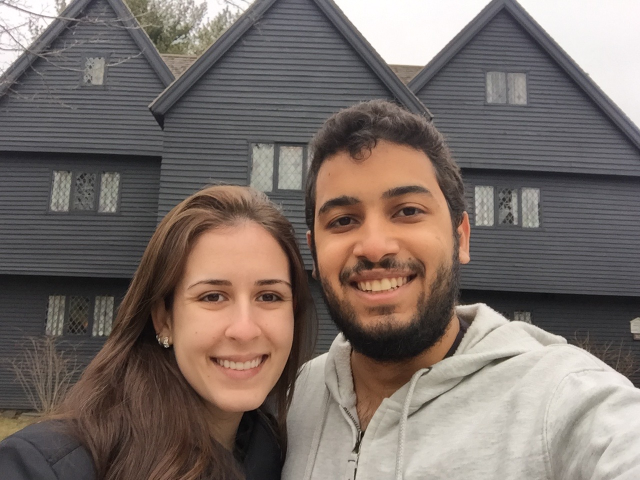
#> input picture data/images/pedro-milena.jpg, 1280 x 960 px, found by its file name (shown at 1/2 size); its folder holds 4 pictures in this run
$ jupyter execute --allow-errors detect_faces.ipynb   (shell and % lines are left out)
#> lines starting #> are read from the running program, lines starting #| are printed output that depends on the picture; after the words box and inside, x2 and y2 are one past the last pixel; in counts of white or black regions, pixels touching at a corner belong together
### src/detect_face/face_detector.py
import cv2
import numpy as np

class FaceDetector:
    def __init__(self, extractor_path):
        self.path = extractor_path
        self.face_detector = cv2.CascadeClassifier(extractor_path)

    def detect_faces(self, frame, scaleFactor=1.3, minNeighbors=1, minSize=(30, 30)):
        rects = self.face_detector.detectMultiScale(frame,
                                                    scaleFactor=scaleFactor,
                                                    minNeighbors=minNeighbors,
                                                    minSize=minSize,
                                                    flags=cv2.CASCADE_SCALE_IMAGE)

        return rects

    @staticmethod
    def extract_faces(frame, rects, size=(160, 160)):
        nrof_images = len(rects)
        images = np.zeros((nrof_images, *size, 3), dtype=np.uint8)

        for idx, (x, y, w, h) in enumerate(rects):
            h_margin = int(0.1*w)
            v_margin = int(0.1*h)

            cropped_image = frame[y:y+h, x:x+w]
            images[idx,:,:,:] = cv2.resize(cropped_image, size)

        return images

### notebooks/detect_faces.ipynb
# Import Modules

[cell 1]
import os
import cv2
from scipy import misc
import matplotlib.pyplot as plt
import numpy as np

plt.rcParams['figure.figsize'] = (15.0, 12.0)

# Connecting with Google Drive

Connecting with Google Drive with `google.colab` and changing the current directory to the **Face Recognition**.

[cell 2]
from google.colab import drive
drive.mount('/gdrive')

[cell 3]
os.chdir('/gdrive/My Drive/FaceRecognition')

# Loading Images

Loading 2 sample images: one with **multiple faces** on the same image and another one with only **one face** (using sunglasses).

#> (a cell that did not finish here is left out)

[cell 5]
os.listdir('data/images/')

[cell 6]
multiple_path = '/gdrive/My Drive/FaceRecognition/data/images/pedro-milena.jpg'
single_path = '/gdrive/My Drive/FaceRecognition/data/images/paula.jpeg'

multiple_image = cv2.imread(multiple_path)
#> multiple_image is the input picture: shape (960, 1280, 3); mean B, G, R 104.7, 110.5, 122
single_image = cv2.imread(single_path)
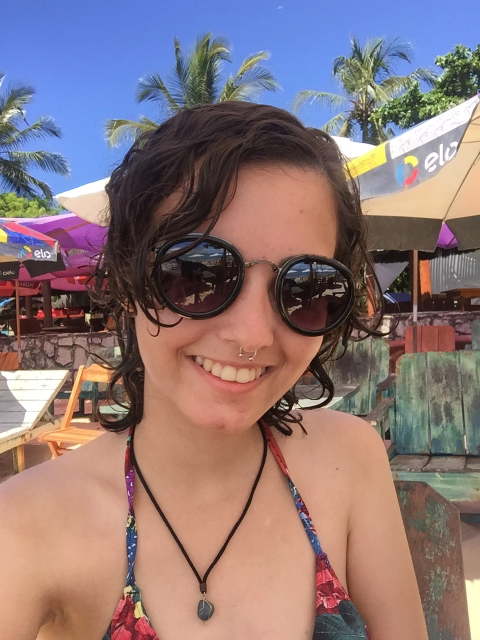
#> input picture data/images/paula.jpeg, 960 x 1280 px, found by its file name (shown at 1/2 size)
#> single_image is the input picture: shape (1280, 960, 3); mean B, G, R 120.3, 118.1, 139.3

[cell 7]
multiple_rgb = cv2.cvtColor(multiple_image, cv2.COLOR_BGR2RGB)
multiple_gray = cv2.cvtColor(multiple_image, cv2.COLOR_BGR2GRAY)

single_rgb = cv2.cvtColor(single_image, cv2.COLOR_BGR2RGB)
single_gray = cv2.cvtColor(single_image, cv2.COLOR_BGR2GRAY)
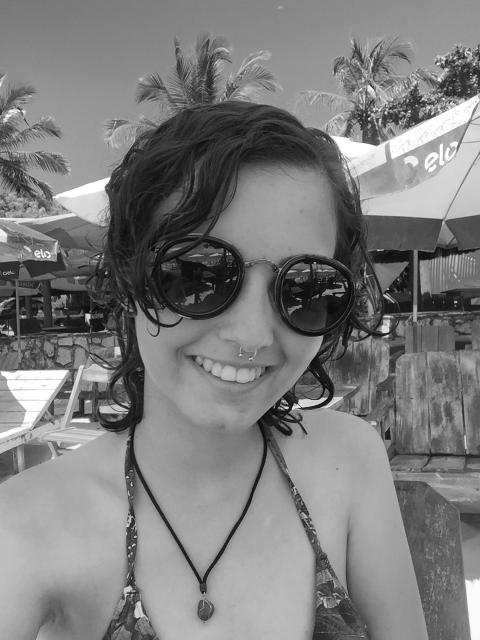
#> single_gray: shape (1280, 960) (shown at 1/2 size); min 1, max 255, mean 124.7

[cell 8]
plt.figure(figsize=(12.0, 10.0))
plt.imshow(multiple_rgb)
plt.title('Multiple People')
plt.axis('off')

[cell 9]
plt.figure(figsize=(12.0, 10.0))
plt.imshow(single_rgb)
plt.axis('off')
plt.title('Single Person')

# Detecting Faces

Using a pre-trained **Haar Cascade** model provided by OpenCV to detect faces on images.

[cell 10]
# Loading the pre-trained model
face_cascade = cv2.CascadeClassifier('/gdrive/My Drive/FaceRecognition/models/HaarCascade/haarcascade_frontalface_default.xml')

[cell 11]
# Reading the image, testing on the multiple people first
multiple_image = cv2.imread(multiple_path)
multiple_original = multiple_image.copy()
multiple_original = cv2.cvtColor(multiple_original, cv2.COLOR_BGR2RGB)
gray_multiple = cv2.cvtColor(multiple_image, cv2.COLOR_BGR2GRAY)

# Detecting faces
multiple_faces = face_cascade.detectMultiScale(gray_multiple, 1.3, 5, flags=cv2.CASCADE_SCALE_IMAGE)
#> multiple_faces = [[642, 785, 82, 82], [311, 470, 336, 336], [557, 281, 378, 378]]

[cell 12]
for (x, y, w, h) in multiple_faces:
  cv2.rectangle(multiple_image, (x, y), (x+w, y+h), (0, 255, 0), 2)
  roi_gray = gray_multiple[y:y+h, x:x+w]
  roi_color = multiple_image[y:y+h, x:x+w]
#> this loop made 3 passes
#> pass 1, `roi_color = multiple_image[y:y+h, x:x+w]`:
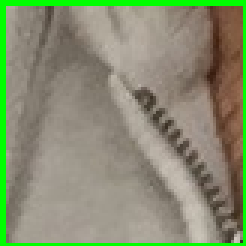
#> roi_color: shape (82, 82, 3) (shown 3 times larger); mean B, G, R 112.2, 141.9, 134
#> after the loop:
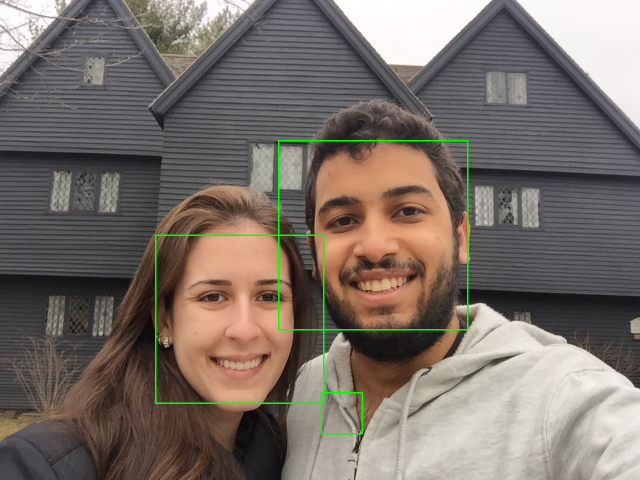
#> multiple_image: shape (960, 1280, 3) (shown at 1/2 size); 0.77% of pixels changed, all inside (x1, y1, x2, y2) = (310, 280, 937, 869)

[cell 13]
multiple_rgb = cv2.cvtColor(multiple_image, cv2.COLOR_BGR2RGB)

plt.figure(figsize=(15.0, 12.0))
plt.imshow(multiple_rgb)
plt.axis('off')
plt.title('Detecting Multiple Faces')

[cell 14]
single_image = cv2.imread(single_path)
single_original = single_image.copy()
single_gray = cv2.cvtColor(single_image, cv2.COLOR_BGR2GRAY)

single_face = face_cascade.detectMultiScale(single_gray, 1.3, 1)
#> single_face = [[222, 373, 559, 559]]

[cell 15]
for (x, y, w, h) in single_face:
  cv2.rectangle(single_image, (x, y), (x+w, y+h), (0, 255, 0), 2)
  roi_gray = single_gray[y:y+h, x:x+w]
  roi_color = single_image[y:y+h, x:x+w]
#> this loop made 1 pass
#> pass 1, `roi_gray = single_gray[y:y+h, x:x+w]`:
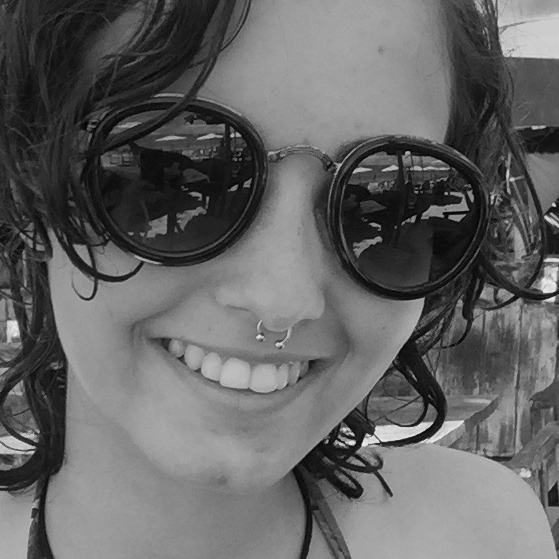
#> roi_gray: shape (559, 559); min 1, max 247, mean 99.9
#> pass 1, `roi_color = single_image[y:y+h, x:x+w]`:
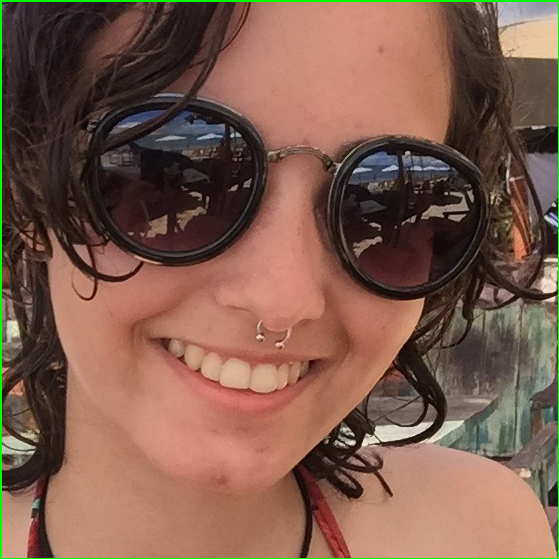
#> roi_color: shape (559, 559, 3); mean B, G, R 76.4, 92.1, 125.8
#> after the loop:
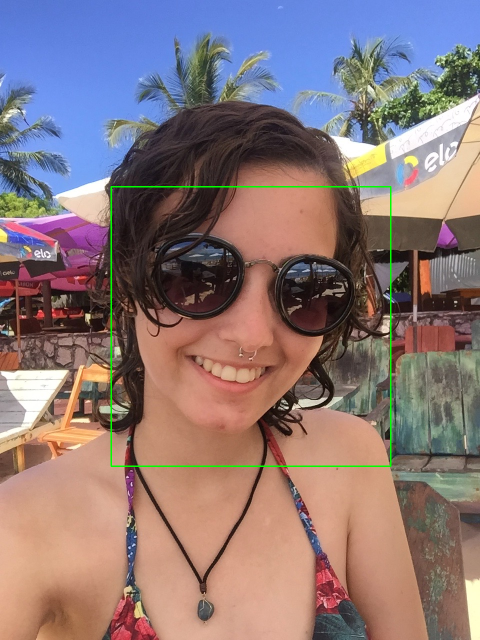
#> single_image: shape (1280, 960, 3) (shown at 1/2 size); 0.55% of pixels changed, all inside (x1, y1, x2, y2) = (221, 372, 783, 934)

[cell 16]
single_rgb = cv2.cvtColor(single_image, cv2.COLOR_BGR2RGB)

plt.figure(figsize=(12.0, 10.0))
plt.axis('off')
plt.title('Detecting Single Face')
plt.imshow(single_rgb)

# Cropping the image

Cropping the bounding box to generate 160x160 images.

[cell 17]
multiple_faces.shape
#> Out = (3, 4)

[cell 18]
x, y, w, h = multiple_faces[0]
#> x = 642; y = 785; w = 82; h = 82
margin_h = int(0.1*w)
#> margin_h = 8
margin_v = int(0.1*h)
#> margin_v = 8
cropped_image = multiple_original[y-margin_v:y+h+margin_v, x-margin_h:x+w+margin_h]
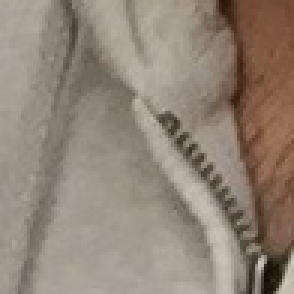
#> cropped_image: shape (98, 98, 3) (shown 3 times larger); mean R, G, B 145.2, 132.3, 119.4

[cell 19]
plt.figure(figsize=(12.0, 10.0))
plt.grid('off')
plt.imshow(cropped_image)
plt.title('Face Detected')

[cell 20]
resized_image = cv2.resize(cropped_image, (160, 160))

[cell 21]
plt.figure(figsize=(12.0, 10.0))
plt.imshow(resized_image)
plt.grid('off')
plt.title('Resized Face')

[cell 22]
resized_image.shape
#> Out = (160, 160, 3)

# Testing the `FaceDetector` class

Testing the `Face Detector` class, created based on this notebook and using `opencv` **Haar Cascades**.

[cell 23]
os.chdir("/gdrive/My Drive/FaceRecognition/src/detect_face")

[cell 24]
from face_detector import FaceDetector

[cell 25]
detector = FaceDetector("../../models/HaarCascade/haarcascade_frontalface_default.xml")

[cell 26]
rects = detector.detect_faces(multiple_gray)
#> in detect_faces, `rects = self.face_detector.detectMultiScale(frame, scaleFactor=scaleFa..`: rects has the same summary as multiple_faces outside detect_faces
#> rects has the same summary as multiple_faces

[cell 27]
multiple_faces = detector.extract_faces(multiple_rgb, rects)
#> in extract_faces, `nrof_images = len(rects)`: nrof_images = 3
#> the loop in extract_faces, `for idx, (x, y, w, h) in enumerate(rects):` made 3 passes
#> (x, y, w, h, h_margin, v_margin) on passes 1 to 3: (642, 785, 82, 82, 8, 8), (311, 470, 336, 336, 33, 33), (557, 281, 378, 378, 37, 37)

[cell 28]
nrof_images = len(multiple_faces)
#> nrof_images = 3
images = np.zeros((nrof_images, *multiple_faces[0].shape), dtype=np.uint8)

[cell 29]
for i, image in enumerate(multiple_faces):
  images[i, :, :, :] = image
#> this loop made 3 passes

[cell 30]
np.array_equal(multiple_faces[0], images[0])
#> Out = True

[cell 31]
plt.figure(figsize=(8.0, 6.0))
plt.imshow(images[0])
plt.grid('off')

[cell 32]
plt.figure(figsize=(8.0, 6.0))
plt.imshow(images[1])
plt.grid('off')
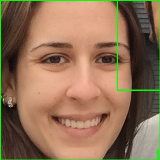
#> shown: shape (160, 160, 3); mean R, G, B 144.8, 112.9, 86.5

[cell 33]
plt.figure(figsize=(8.0, 6.0))
plt.imshow(images[2])
plt.grid('off')
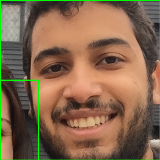
#> shown: shape (160, 160, 3); mean R, G, B 134, 103.8, 78.7
